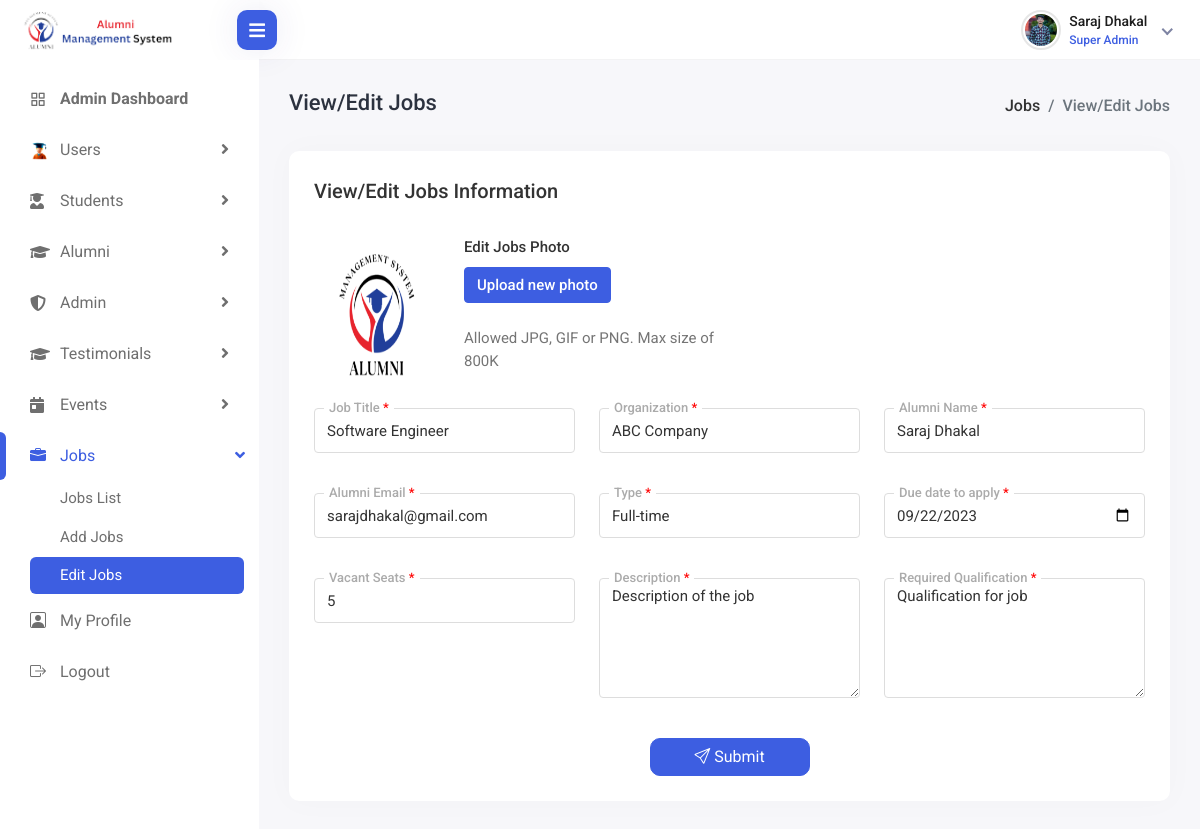
/admin/edit-job.php?id=2 (signed in), run on the app's committed database.
### tables this page shows
CREATE TABLE `jobs` (
  `job_id` int(11) NOT NULL,
  `job_title` varchar(255) NOT NULL,
  `organization` varchar(255) NOT NULL,
  `alumni_name` varchar(255) NOT NULL,
  `alumni_email` varchar(100) NOT NULL,
  `type` varchar(255) NOT NULL,
  `vacant_seats` int(100) NOT NULL,
  `due_date` date NOT NULL,
  `description` text NOT NULL,
  `qualification` text NOT NULL,
  `banner_image` varchar(255) DEFAULT '2.png'
);

### admin/edit-job.php (the view, shortened to what this page needs)
<?php
include 'head/header.php';
function validate_form($data)
{
    $data = trim($data);
    $data = stripslashes($data);
    $data = htmlspecialchars($data);
    return $data;
}
$job_id = validate_form($_GET['id']);
$sql = "SELECT * FROM jobs where job_id ='$job_id' ";
$result = $conn->query($sql);
$row = $result->fetch_assoc();
?>
 <div class="page-wrapper">
            <div class="content container-fluid">
                <div class="page-header">
                    <div class="row align-items-center">
                        <div class="col">
                            <h3 class="page-title">View/Edit Jobs</h3>
                            <ul class="breadcrumb">
                                <li class="breadcrumb-item"><a href="jobs.php">Jobs</a></li>
                                <li class="breadcrumb-item active">View/Edit Jobs</li>
                            </ul>
                        </div>
                    </div>
                </div>
                <div class="row">
                    <div class="col-sm-12">
                        <div class="card">
                            <div class="card-body">
                                <form action="edit-jobs.php?id=<?=$row['job_id']?>" method="post" enctype="multipart/form-data">
                                    <div class="row">
                                        <div class="col-12">
                                            <h5 class="form-title"><span>View/Edit Jobs Information</span></h5>
                                        </div>
                                        <img src="../upload_images/<?=$row["banner_image"] ?>" alt="avatar" class="rounded-circle img-fluid" style="width: 150px;">
                                        <div class="col-12 col-sm-4">
                                    <div class="form-group students-up-files">
                                        <label>Edit Jobs Photo</label>
                                        <div class="uplod">
                                            <label for="upload" class="btn btn-primary me-2 mb-4" tabindex="0">
                                                <span class="d-none d-sm-block">Upload new photo</span>
                                            </label>
                                            <p class="text-muted mb-0">Allowed JPG, GIF or PNG. Max size of 800K</p>
                                        </div>
                                    </div>
                                </div>
                                        <div class="col-12 col-sm-4">
                                            <div class="form-group local-forms">
                                                <label>Job Title <span class="login-danger">*</span></label>
                                                <input type="text" class="form-control" id="inputEmail4" name="job_title" placeholder="Job Title" value="<?= $row["job_title"] ?>" required>                                            </div>
                                        </div>
                                        <div class="col-12 col-sm-4">
                                            <div class="form-group local-forms">
                                                <label>Organization <span class="login-danger">*</span></label>
                                                <input type="text" class="form-control" id="inputPassword4"  name="organization" value="<?= $row["organization"] ?>" placeholder="Organization" required>
                                            </div>
                                        </div>
                                        <div class="col-12 col-sm-4">
                                            <div class="form-group local-forms">
                                                <label>Alumni Name <span class="login-danger">*</span></label>
                                                <input type="text" class="form-control" id="inputEmail4" name="alumni_name" value="<?= $row["alumni_name"] ?>" placeholder="Alumni Name" required>
                                            </div>
                                        </div>
                                        <div class="col-12 col-sm-4">
                                            <div class="form-group local-forms">
                                                <label>Alumni Email <span class="login-danger">*</span></label>
                                                <input type="email" class="form-control" id="inputPassword4" name="alumni_email" value="<?= $row["alumni_email"] ?>" placeholder="Alumni Email" required>
                                            </div>
                                        </div>
                                        <div class="col-12 col-sm-4">
                                            <div class="form-group local-forms">
                                                <label>Type <span class="login-danger">*</span></label>
                                                <input type="text" class="form-control" id="inputEmail4" name="type" value="<?= $row["type"] ?>" placeholder="Eg: Sales And Marketing" required>
                                            </div>
                                        </div>
                                        <div class="col-12 col-sm-4">
                                            <div class="form-group local-forms">
                                                <label>Due date to apply <span class="login-danger">*</span></label>
                                                <input type="date" class="form-control" id="date" name="due_date" value="<?= $row["due_date"] ?>" required>
                                            </div>
                                        </div>
                                        <div class="col-12 col-sm-4">
                                            <div class="form-group local-forms">
                                                <label>Vacant Seats <span class="login-danger">*</span></label>
                                                <input type="number" class="form-control" id="inputEmail4" name="vacant_seats" value="<?= $row["vacant_seats"] ?>" placeholder="Vacant Seats" required>
                                            </div>
                                        </div>
                                        <div class="col-12 col-sm-4">
                                            <div class="form-group local-forms">
                                                <label>Description <span class="login-danger">*</span></label>
                                                <textarea class="form-control" rows="4" cols="50" name="description" placeholder="Description of Job" required><?= $row["description"] ?></textarea>
                                            </div>
                                        </div>
                                        <div class="col-12 col-sm-4">
                                            <div class="form-group local-forms">
                                                <label>Required Qualification <span class="login-danger">*</span></label>
                                                <textarea class="form-control" rows="4" cols="50" name="qualification" placeholder="Qualification For Job" required><?= $row["qualification"] ?></textarea>
                                            </div>
                                        </div>
                                        <div class="col-12">
                                            <div class="student-submit text-center">
                                            <button type="submit" name="add_jobs" class="btn btn-primary"> <i class="bi bi-send"></i> Submit</button>
                                                </form>
                                            </div>
                                        </div>
                                    </div>
                            </div>
                        </div>
                    </div>
                </div>
<?php include ('head/footer.php');
?>

### admin/head/header.php (shortened to what this page needs)
<?php
include('../config/db.php');
$sql = "SELECT * FROM admin where admin_email='" . $_SESSION['admin_email'] . " ' ";
$result = $conn->query($sql);
$row1 = $result->fetch_assoc();
?>
<!DOCTYPE html>
<html lang="en">
<head>
    <link rel="stylesheet" href="assets/plugins/bootstrap/css/bootstrap.min.css">
    <link href="../assets/vendor/bootstrap-icons/bootstrap-icons.css" rel="stylesheet">
    <link href="../assets/vendor/boxicons/css/boxicons.min.css" rel="stylesheet">
    <link href="../assets/vendor/animate.css/animate.min.css" rel="stylesheet">
    <link rel="stylesheet" href="assets/plugins/feather/feather.css">
    <link rel="stylesheet" href="assets/plugins/icons/flags/flags.css">
    <link rel="stylesheet" href="assets/plugins/fontawesome/css/fontawesome.min.css">
    <link rel="stylesheet" href="assets/plugins/fontawesome/css/all.min.css">
    <link rel="stylesheet" href="assets/plugins/datatables/datatables.min.css" />
    <link rel="stylesheet" href="assets/css/style.css">
</head>
<body>
    <div class="main-wrapper">
        <div class="header">
            <div class="header-left">
                <a href="admin-index.php" class="logo">
                    <img src="assets/img/ams.png" alt="Logo">
                </a>
            </div>
            <div class="menu-toggle">
                <a href="javascript:void(0);" id="toggle_btn">
                    <i class="fas fa-bars"></i>
                </a>
            </div>
            <ul class="nav user-menu">
                <li class="nav-item dropdown has-arrow new-user-menus">
                    <a href="#" class="dropdown-toggle nav-link" data-bs-toggle="dropdown">
                        <span class="user-img">
                            <img class="rounded-circle" src="../upload_images/<?= $row1['admin_image'] ?>" width="31" alt="Soeng Souy">
                            <div class="user-text">
                                <h6> <?= $row1['firstname'] ?> <?= $row1['lastname'] ?> </h6>
                                <p class="text-muted mb-0"><?= $row1['role'] ?></p>
                            </div>
                        </span>
                    </a>
                </li>
            </ul>
        </div>
        <div class="sidebar" id="sidebar">
            <div class="sidebar-inner slimscroll">
                <div id="sidebar-menu" class="sidebar-menu">
                    <ul>
                        <li <?php if (strpos($_SERVER['PHP_SELF'], 'admin-index.php')) echo 'class="active"'; ?>>
                            <a href="admin-index.php"><i class="feather-grid"></i><span><strong>Admin Dashboard </strong></span></a>
                        </li>
                        <li class="submenu  <?php if ((strpos($_SERVER['PHP_SELF'], 'users.php')) || (strpos($_SERVER['PHP_SELF'], 'add-user.php')) || (strpos($_SERVER['PHP_SELF'], 'edit-user.php'))) echo 'active'; ?>">
                            <a href="#"><i><img class="img-fluid" src="assets/img/icons/dash-icon-01.svg" alt="Icon"> </i><span> Users</span> <span class="menu-arrow "></span></a>
                        </li>
                        <li class="submenu <?php if ((strpos($_SERVER['PHP_SELF'], 'students.php')) || (strpos($_SERVER['PHP_SELF'], 'edit-student.php'))) echo 'active'; ?>">
                            <a href="#"><i class="fa fa-user-graduate"></i> <span> Students</span> <span class="menu-arrow"></span></a>
                        </li>
                        <li class="submenu  <?php if ((strpos($_SERVER['PHP_SELF'], 'alumni.php')) || (strpos($_SERVER['PHP_SELF'], 'add-alumnis.php')) || (strpos($_SERVER['PHP_SELF'], 'edit-alumnis.php'))) echo 'active'; ?>">
                            <a href="#"><i class="fas fa-graduation-cap"></i> <span> Alumni</span> <span class="menu-arrow"></span></a>
                        </li>
                        <li class="submenu  <?php if ((strpos($_SERVER['PHP_SELF'], 'admin.php')) || (strpos($_SERVER['PHP_SELF'], 'add-admins.php')) || (strpos($_SERVER['PHP_SELF'], 'edit-admins.php'))) echo 'active'; ?>">
                            <a href="#"><i class="fas fa-shield-alt"></i> <span> Admin</span> <span class="menu-arrow"></span></a>
                        </li>
                        <li class="submenu  <?php if ((strpos($_SERVER['PHP_SELF'], 'testimonials.php')) || (strpos($_SERVER['PHP_SELF'], 'add-testimonial.php')) || (strpos($_SERVER['PHP_SELF'], 'edit-testimonial.php'))) echo 'active'; ?>">
                            <a href="#"><i class="fas fa-graduation-cap"></i> <span> Testimonials</span> <span class="menu-arrow"></span></a>
                        </li>
                        <li class="submenu  <?php if ((strpos($_SERVER['PHP_SELF'], 'events.php')) || (strpos($_SERVER['PHP_SELF'], 'add-event.php')) || (strpos($_SERVER['PHP_SELF'], 'edit-event.php'))) echo 'active'; ?>">
                            <a href="#"><i class="fas fa-calendar-day"></i> <span> Events</span> <span class="menu-arrow"></span></a>
                        </li>
                        <li class="submenu  <?php if ((strpos($_SERVER['PHP_SELF'], 'jobs.php')) || (strpos($_SERVER['PHP_SELF'], 'add-jobs.php')) || (strpos($_SERVER['PHP_SELF'], 'edit-job.php'))) echo 'active'; ?>">
                            <a href="#"><i class="bi bi-briefcase-fill"></i> <span> Jobs</span> <span class="menu-arrow"></span></a>
                            <ul>
                                <li><a <?php if (strpos($_SERVER['PHP_SELF'], 'jobs.php')) echo 'class="active"'; ?> href="jobs.php">Jobs List</a></li>
                                <li><a <?php if (strpos($_SERVER['PHP_SELF'], 'add-job.php')) echo 'class="active"'; ?> href="add-job.php">Add Jobs</a></li>
                                <?php  if (strpos($_SERVER['PHP_SELF'], 'edit-job.php')){ ?>
                                <li><a href="edit-job.php" class="active">Edit Jobs</a></li>
                            <?php  }?>
                            </ul>
                        </li>
                        <li <?php if ((strpos($_SERVER['PHP_SELF'], 'admin-profile.php'))  || (strpos($_SERVER['PHP_SELF'], 'edit-admin-profile.php'))) echo 'class="active"'; ?>>
                            <a href="admin-profile.php"><i class="bi bi-person-square"></i><span>My Profile </span></a>
                        </li>
                        <li>
                            <a href="logout.php"><i class="bi bi-box-arrow-right"></i> <span>Logout</span></a>
                        </li>
                    </ul>
                </div>
            </div>
        </div>

### data on the page
jobs: banner_image (picture), job_title "Software Engineer", organization "ABC Company", alumni_name "Saraj Dhakal", alumni_email "sarajdhakal@gmail.com", type "Full-time", due_date "09/22/2023", vacant_seats "5", description "Description of the job", qualification "Qualification for job"

### other printed values
$row1['firstname'] "Saraj"
$row1['lastname'] "Dhakal"
$row1['role'] "Super Admin"
